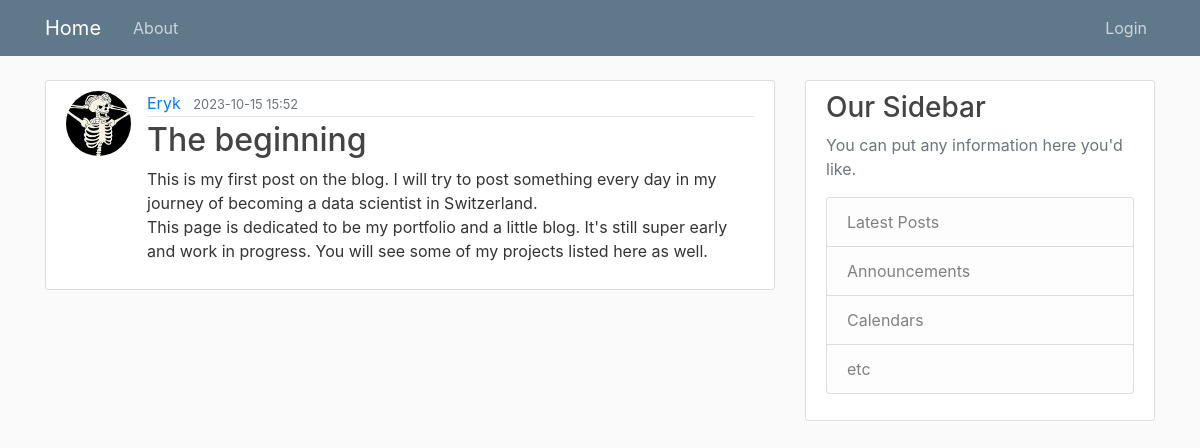
/post/1, run on the app's committed database.
### blog/models.py (models this page shows, shortened)
class User(db.Model, UserMixin):
    id = db.Column(db.Integer, primary_key=True)
    username = db.Column(db.String(20), unique=True, nullable=False)
    email = db.Column(db.String(120), unique=True, nullable=False)
    image_file = db.Column(db.String(20), nullable=False, default='default.jpg')
    password = db.Column(db.String(60), nullable=False)
    posts = db.relationship('Post', backref='author', lazy=True)

class Post(db.Model):
    id = db.Column(db.Integer, primary_key=True)
    title = db.Column(db.String(100), nullable=False)
    date_posted = db.Column(db.DateTime, nullable=False, default=datetime.utcnow)
    content = db.Column(db.Text, nullable=False)
    user_id = db.Column(db.Integer, db.ForeignKey('user.id'), nullable=False)

### blog/posts/routes.py (the view)
@posts.route("/post/<int:post_id>")
def post(post_id):
	post = Post.query.get_or_404(post_id)
	return render_template('post.html', title=post.title, post=post)

### blog/templates/post.html (shortened to what this page needs)
{% extends "layout.html" %}
{% block content %}
    <article class="media content-section">
        <img class="rounded-circle article-img" src="{{ url_for('static', filename='profile_pics/' + post.author.image_file) }}">
        <div class="media-body">
            <div class="article-metadata">
                <a class="mr-2" href="{{ url_for('users.user_posts', username=post.author.username) }}" style="text-decoration: none;">{{ post.author.username }}</a>
                <small class="text-muted">{{ post.date_posted.strftime('%Y-%m-%d %H:%M') }}</small>
            </div>
            <h2 class="article-title">{{ post.title }}</h2>
            <p class="article-content">{{ post.content }}</p>
        </div>
    </article>
{% endblock content %}

### blog/static/main.css (style rules this page uses)
body { background: #fafafa; color: #333333; margin-top: 5rem; }
h1, h2, h3, h4, h5, h6 { color: #444444; }
.content-section { background: #ffffff; padding: 10px 20px; border: 1px solid #dddddd; border-radius: 3px; margin-bottom: 20px; }
.article-title { color: #444444; }
.article-content { white-space: pre-line; }
.article-img { height: 65px; width: 65px; margin-right: 16px; }
.article-metadata { padding-bottom: 1px; margin-bottom: 4px; border-bottom: 1px solid #e3e3e3 }

### data on the page
User: image_file (picture), author.username "Eryk"
Post: date_posted "2023-10-15 15:52", title "The beginning", content "This is my first post on the blog. I will try to post something every day in my journey of becoming a data scientist in Switzerland. This page is dedicated to be my portfolio and a little blog. It's still super early and work in progress. You will see some of my projects listed here as well."
